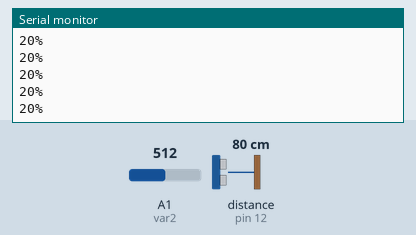
The sketch below on a simulated Arduino Uno, built with avr-gcc and run on an emulated ATmega328P. Parts: the last lines printed to the serial monitor. Wiring (inferred from the names in the program): ultrasonic range finder: trigger pin 13; echo pin 12. The test bench sets the inputs (shaded band); at power-on: distance to the obstacle (sensor on pin 12) 80 cm, A1 (var2) = 512. The echo pulse lasts 58.3 µs per cm.

Above: at 1.2 s.
1.3 s: distance to the obstacle (sensor on pin 12) set to 76 cm
2.8 s: distance to the obstacle (sensor on pin 12) set to 44 cm
At 3.4 s:
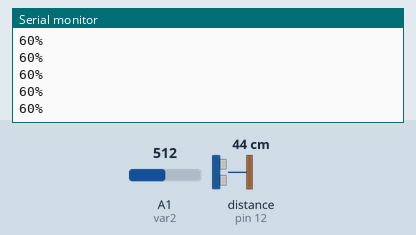
4.3 s: distance to the obstacle (sensor on pin 12) set to 36 cm
At 5.3 s:
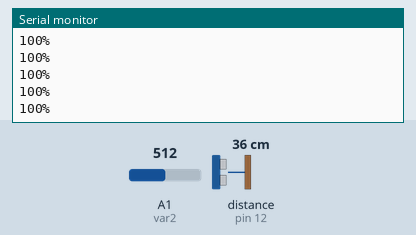
Timing chart, 0 to 7.3 s (numbered marks = the images above; inputs shaded):
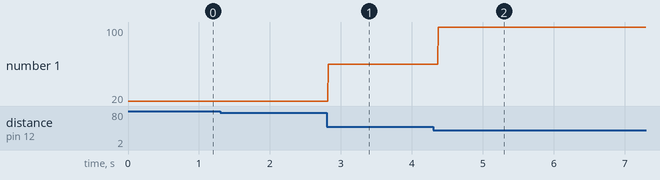

The sketch:

ultrasonic_chemical_level_1.ino.ino
```cpp
//ultrasonic sensor one
const int trigPin3 = 13;    // Trigger
const int echoPin3 = 12;    // Echo
//const int relay = 7;
int distance3;
float duration3;
int state3;
int var2 = A1; // Level changer variable resistor

void setup() {
  Serial.begin (9600);
  //Define inputs and outputs
  pinMode(trigPin3, OUTPUT);
  pinMode(echoPin3, INPUT);

}

void loop() {
  getDistance3();
  int val1 = analogRead(var2);
  int var3 = map(val1,0,1023,0,100);
  if(distance3 > 0 && distance3 < 20){
    state3 = HIGH;
    Serial.println("100%");
  }
  if(distance3 > 19 && distance3 < 40){
    state3 = HIGH;
    Serial.println("100%");
  }
  if(distance3 > 39 && distance3 < 60){
    state3 = HIGH;
    Serial.println("60%");
  }
  if(distance3 > 59 && distance3 < 80){
    state3 = HIGH;
    Serial.println("20%");
  }
  if(distance3 > 79 && distance3 < 100){
    state3 = LOW;
    Serial.println("0%");
  }

}
void getDistance3(){
  digitalWrite(trigPin3, HIGH);
  delayMicroseconds(10);
  digitalWrite(trigPin3, LOW);

  duration3 = pulseIn(echoPin3, HIGH);
  distance3 = duration3 * 0.034 / 2;

//  Serial.print("Distance3: ");
//  Serial.println(distance3);

}
```

Measured:
- after the input at 2.8 s, the serial monitor: prints a new line at once (image 1)
- after the input at 4.3 s, the serial monitor: prints a new line after 0.07 s (image 2)
- plotted number 1: 20 → 60 after the input at 2.8 s, 60 → 100 after the input at 4.3 s
